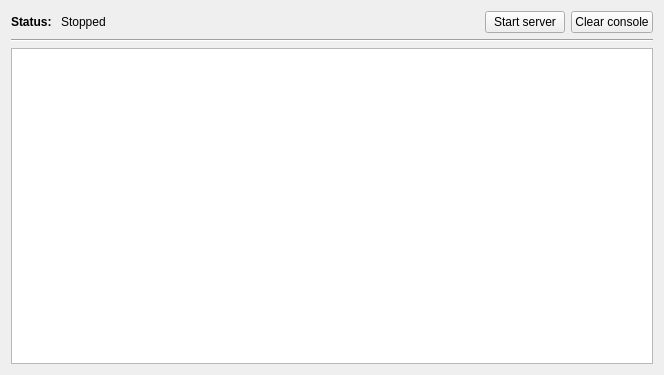
<?xml version="1.0" encoding="UTF-8"?>
<ui version="4.0">
 <class>JupyterServerTab</class>
 <widget class="QWidget" name="JupyterServerTab">
  <property name="geometry">
   <rect>
    <x>0</x>
    <y>0</y>
    <width>664</width>
    <height>375</height>
   </rect>
  </property>
  <property name="windowTitle">
   <string>Jupyter Server</string>
  </property>
  <layout class="QVBoxLayout" name="verticalLayout">
   <item>
    <layout class="QHBoxLayout" name="status_layout">
     <item>
      <widget class="QLabel" name="status_label">
       <property name="font">
        <font>
         <weight>75</weight>
         <bold>true</bold>
        </font>
       </property>
       <property name="text">
        <string>Status: </string>
       </property>
      </widget>
     </item>
     <item>
      <widget class="QLabel" name="status_edit">
       <property name="toolTip">
        <string>&lt;html&gt;&lt;head/&gt;&lt;body&gt;&lt;p&gt;Current server status&lt;/p&gt;&lt;/body&gt;&lt;/html&gt;</string>
       </property>
       <property name="text">
        <string>Stopped</string>
       </property>
      </widget>
     </item>
     <item>
      <spacer name="status_spacer">
       <property name="orientation">
        <enum>Qt::Horizontal</enum>
       </property>
       <property name="sizeHint" stdset="0">
        <size>
         <width>40</width>
         <height>20</height>
        </size>
       </property>
      </spacer>
     </item>
     <item>
      <widget class="QPushButton" name="start_stop_button">
       <property name="toolTip">
        <string>&lt;html&gt;&lt;head/&gt;&lt;body&gt;&lt;p&gt;Start or stop the Jupyter Server&lt;/p&gt;&lt;/body&gt;&lt;/html&gt;</string>
       </property>
       <property name="text">
        <string>Start server</string>
       </property>
      </widget>
     </item>
     <item>
      <widget class="QPushButton" name="clear_button">
       <property name="toolTip">
        <string>&lt;html&gt;&lt;head/&gt;&lt;body&gt;&lt;p&gt;Clear the message window below&lt;/p&gt;&lt;/body&gt;&lt;/html&gt;</string>
       </property>
       <property name="text">
        <string>Clear console</string>
       </property>
      </widget>
     </item>
    </layout>
   </item>
   <item>
    <widget class="Line" name="line">
     <property name="orientation">
      <enum>Qt::Horizontal</enum>
     </property>
    </widget>
   </item>
   <item>
    <widget class="QPlainTextEdit" name="message_edit">
     <property name="styleSheet">
      <string notr="true"/>
     </property>
     <property name="readOnly">
      <bool>true</bool>
     </property>
     <property name="plainText">
      <string notr="true"/>
     </property>
    </widget>
   </item>
  </layout>
 </widget>
 <resources/>
 <connections/>
</ui>
